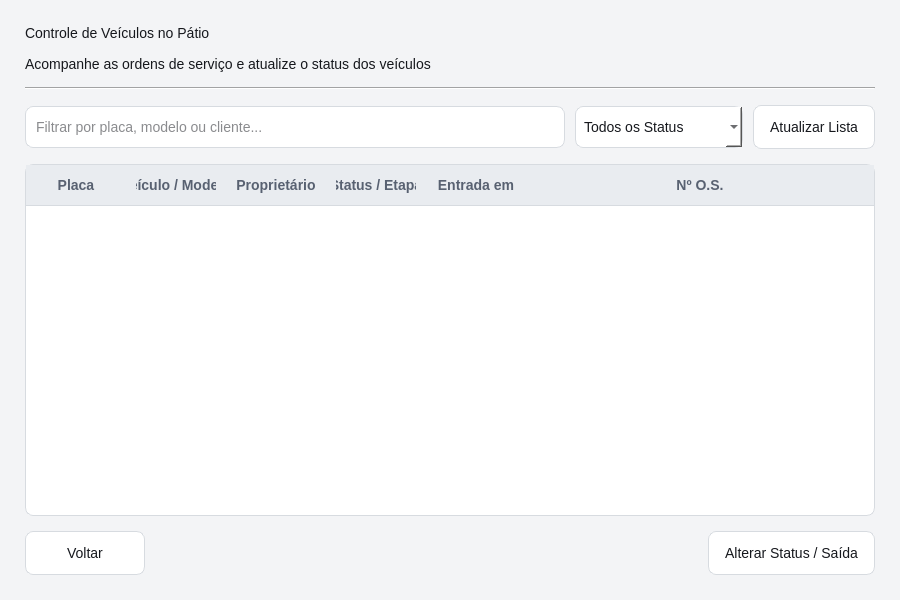
<?xml version='1.0' encoding='UTF-8'?>
<ui version="4.0">
 <class>VeiculosPatioDialog</class>
 <widget class="QDialog" name="VeiculosPatioDialog">
  <property name="geometry">
   <rect>
    <x>0</x>
    <y>0</y>
    <width>900</width>
    <height>600</height>
   </rect>
  </property>
  <property name="windowTitle">
   <string>AutoFlow · Veículos no pátio</string>
  </property>
  <layout class="QVBoxLayout" name="verticalLayoutMain">
   <property name="spacing">
    <number>15</number>
   </property>
   <property name="leftMargin">
    <number>25</number>
   </property>
   <property name="topMargin">
    <number>25</number>
   </property>
   <property name="rightMargin">
    <number>25</number>
   </property>
   <property name="bottomMargin">
    <number>25</number>
   </property>
   <item>
    <widget class="QLabel" name="lblTitulo">
     <property name="text">
      <string>Controle de Veículos no Pátio</string>
     </property>
    </widget>
   </item>
   <item>
    <widget class="QLabel" name="lblSubtitulo">
     <property name="text">
      <string>Acompanhe as ordens de serviço e atualize o status dos veículos</string>
     </property>
    </widget>
   </item>
   <item>
    <widget class="QFrame" name="line1">
     <property name="class" stdset="0">
      <string>divisor</string>
     </property>
     <property name="frameShape">
      <enum>QFrame::HLine</enum>
     </property>
     <property name="frameShadow">
      <enum>QFrame::Sunken</enum>
     </property>
    </widget>
   </item>
   <item>
    <layout class="QHBoxLayout" name="layoutFiltros">
     <property name="spacing">
      <number>10</number>
     </property>
     <item>
      <widget class="QLineEdit" name="txtBuscarPatio">
       <property name="minimumSize">
        <size>
         <width>0</width>
         <height>38</height>
        </size>
       </property>
       <property name="placeholderText">
        <string>Filtrar por placa, modelo ou cliente...</string>
       </property>
      </widget>
     </item>
     <item>
      <widget class="QComboBox" name="cmbSetor">
       <property name="minimumSize">
        <size>
         <width>160</width>
         <height>38</height>
        </size>
       </property>
       <item>
        <property name="text">
         <string>Todos os Status</string>
        </property>
       </item>
       <item>
        <property name="text">
         <string>Em Diagnóstico</string>
        </property>
       </item>
       <item>
        <property name="text">
         <string>Aguardando Peças</string>
        </property>
       </item>
       <item>
        <property name="text">
         <string>Em Manutenção</string>
        </property>
       </item>
       <item>
        <property name="text">
         <string>Pronto para Retirada</string>
        </property>
       </item>
       <item>
        <property name="text">
         <string>Entregue</string>
        </property>
       </item>
       <item>
        <property name="text">
         <string>Pronto para Entrega</string>
        </property>
       </item>
      </widget>
     </item>
     <item>
      <widget class="QPushButton" name="btnRegistrarEntrada">
       <property name="minimumSize">
        <size>
         <width>0</width>
         <height>38</height>
        </size>
       </property>
       <property name="cursor">
        <cursorShape>PointingHandCursor</cursorShape>
       </property>
       <property name="text">
        <string>Atualizar Lista</string>
       </property>
      </widget>
     </item>
    </layout>
   </item>
   <item>
    <widget class="QTableWidget" name="gridPatio">
     <property name="selectionBehavior">
      <enum>QAbstractItemView::SelectRows</enum>
     </property>
     <attribute name="horizontalHeaderStretchLastSection">
      <bool>true</bool>
     </attribute>
     <column>
      <property name="text">
       <string>Placa</string>
      </property>
     </column>
     <column>
      <property name="text">
       <string>Veículo / Modelo</string>
      </property>
     </column>
     <column>
      <property name="text">
       <string>Proprietário</string>
      </property>
     </column>
     <column>
      <property name="text">
       <string>Status / Etapa</string>
      </property>
     </column>
     <column>
      <property name="text">
       <string>Entrada em</string>
      </property>
     </column>
     <column>
      <property name="text">
       <string>Nº O.S.</string>
      </property>
     </column>
    </widget>
   </item>
   <item>
    <layout class="QHBoxLayout" name="layoutRodape">
     <property name="spacing">
      <number>10</number>
     </property>
     <item>
      <widget class="QPushButton" name="btnVoltar">
       <property name="minimumSize">
        <size>
         <width>120</width>
         <height>38</height>
        </size>
       </property>
       <property name="cursor">
        <cursorShape>PointingHandCursor</cursorShape>
       </property>
       <property name="text">
        <string>Voltar</string>
       </property>
      </widget>
     </item>
     <item>
      <spacer name="spacerRodape">
       <property name="orientation">
        <enum>Qt::Horizontal</enum>
       </property>
       <property name="sizeHint" stdset="0">
        <size>
         <width>40</width>
         <height>20</height>
        </size>
       </property>
      </spacer>
     </item>
     <item>
      <widget class="QPushButton" name="btnDarSaida">
       <property name="minimumSize">
        <size>
         <width>160</width>
         <height>38</height>
        </size>
       </property>
       <property name="cursor">
        <cursorShape>PointingHandCursor</cursorShape>
       </property>
       <property name="text">
        <string>Alterar Status / Saída</string>
       </property>
      </widget>
     </item>
    </layout>
   </item>
  </layout>
  <property name="styleSheet">
   <string>QWidget {background:#F3F4F6;color:#16181D;font-family:"Segoe UI";font-size:14px;}
QLabel {background:transparent;}
QFrame#sidebar {background:#16181D;border:0;}
QFrame#sidebar QLabel {color:#CCD1D8;}
QLabel#lblLogo {background:#000000;border-radius:12px;}
QFrame[class="statCard"], QFrame#card1, QFrame#card2, QFrame#card3, QFrame#card4 {background:#FFFFFF;border:1px solid #D7DBE0;border-radius:12px;}
QLabel[class="cardValue"] {font-size:28px;font-weight:bold;color:#16181D;}
QLabel[class="cardTitle"] {color:#586171;}
QPushButton {background:#FFFFFF;color:#16181D;border:1px solid #D7DBE0;border-radius:8px;padding:10px 16px;min-height:22px;}
QPushButton:hover {background:#E9ECF0;}
QPushButton[primary="true"] {background:#C62828;color:#FFFFFF;border:1px solid #C62828;font-weight:bold;}
QPushButton[primary="true"]:hover {background:#A61F1F;}
QPushButton:disabled {background:#D7DBE0;color:#586171;}
QFrame#sidebar QPushButton {background:transparent;color:#CCD1D8;border:0;text-align:left;padding:12px;}
QFrame#sidebar QPushButton:hover {background:#30343B;color:#FFFFFF;}
QFrame#sidebar QPushButton:checked {background:#C62828;color:#FFFFFF;}
QPushButton:focus, QLineEdit:focus, QComboBox:focus, QTextEdit:focus {border:2px solid #2058A5;}
QLineEdit, QComboBox, QTextEdit, QSpinBox, QDateEdit {background:#FFFFFF;color:#16181D;border:1px solid #D7DBE0;border-radius:8px;padding:8px;min-height:24px;selection-background-color:#C62828;selection-color:#FFFFFF;}
QTableWidget, QTableView {background:#FFFFFF;color:#16181D;alternate-background-color:#F3F4F6;gridline-color:#D7DBE0;border:1px solid #D7DBE0;border-radius:8px;selection-background-color:#FBEAEA;selection-color:#16181D;}
QHeaderView::section {background:#E9ECF0;color:#586171;padding:10px;border:0;border-bottom:1px solid #D7DBE0;font-weight:bold;}
QScrollBar:vertical {background:#F3F4F6;width:12px;}
QScrollBar::handle:vertical {background:#A8AFBA;border-radius:6px;min-height:24px;}
</string>
  </property>
 </widget>
 <resources />
 <connections />
</ui>
